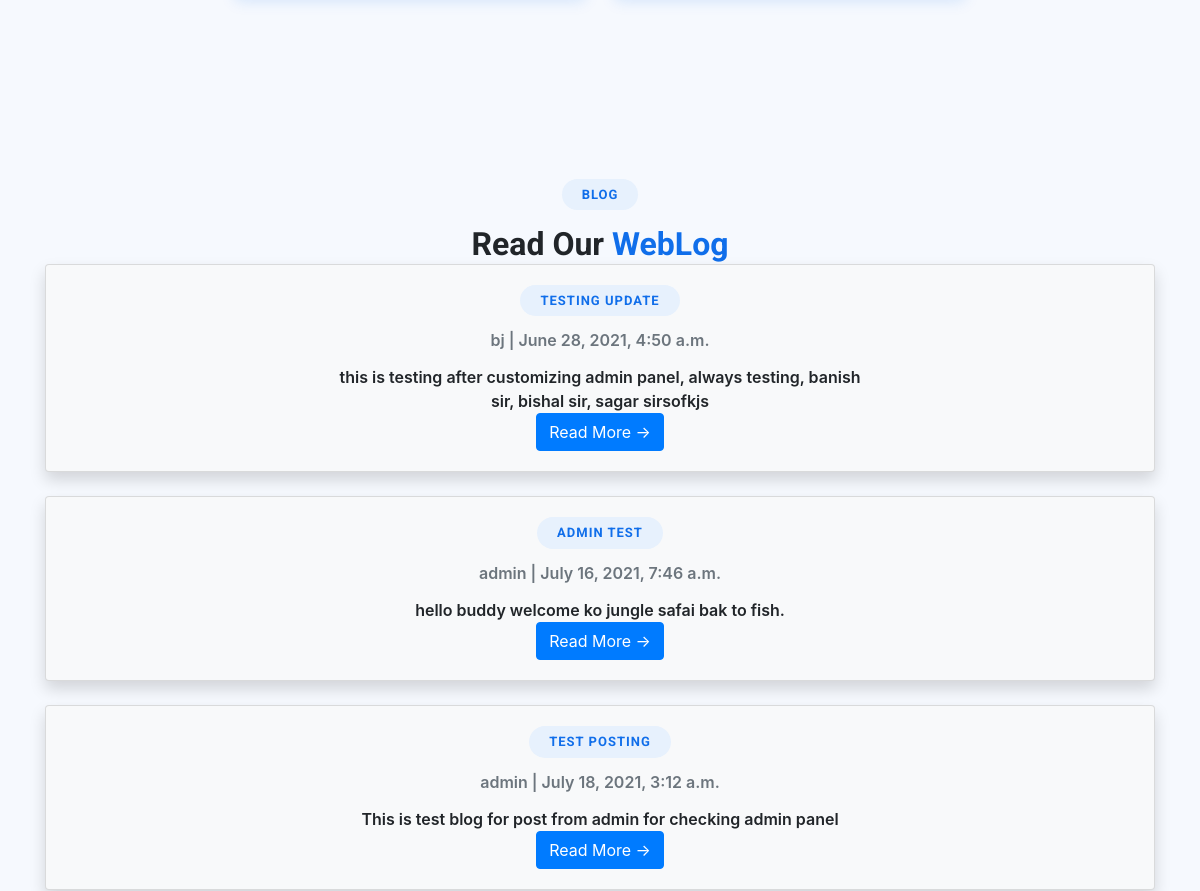
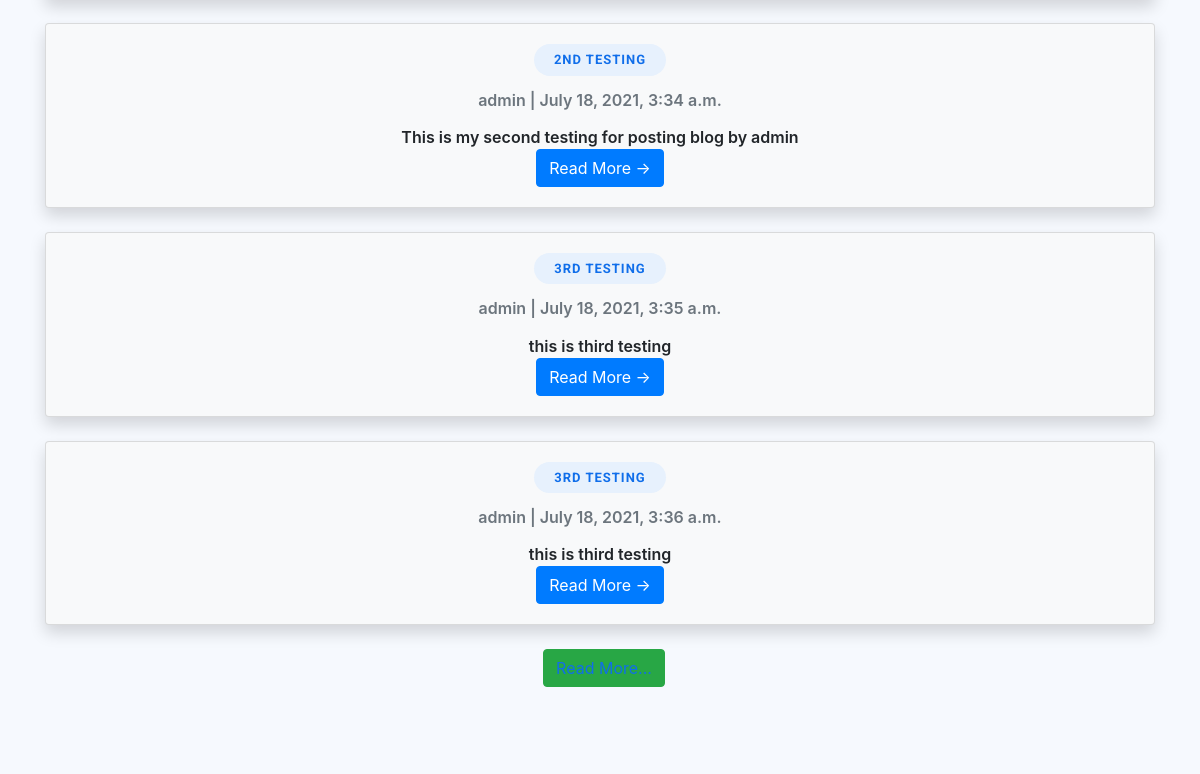
Before: / (middle part) with the older database file (2 pictures, top to bottom).
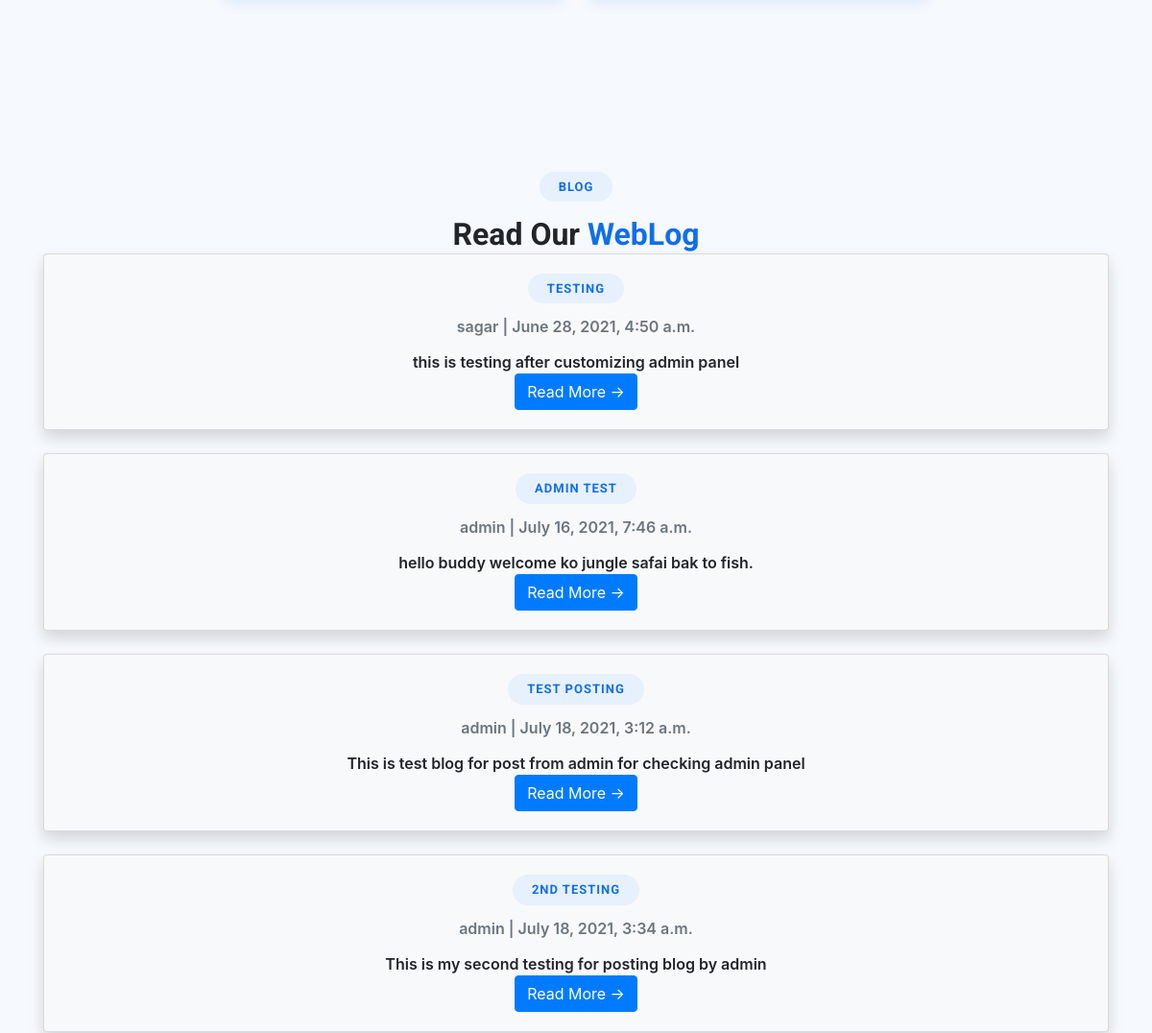
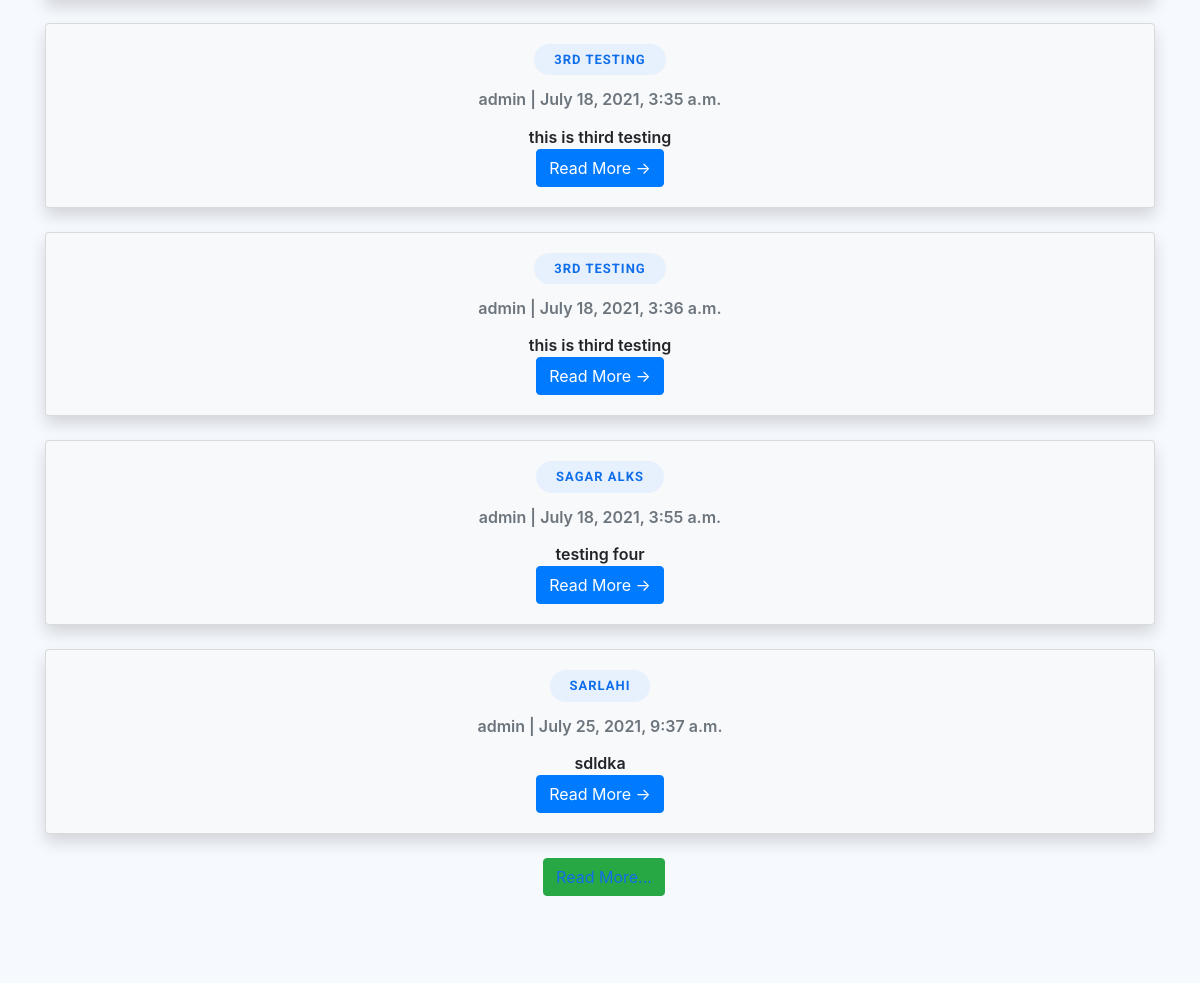
After: the same page with the newer database file (2 pictures, top to bottom).
### blog/models.py (models this page shows, shortened)
class Post(models.Model):
    title = models.CharField(max_length=255)
    author = models.ForeignKey(
        get_user_model(),
        on_delete=models.CASCADE,
        )
    body = models.TextField()
    date = models.DateTimeField(auto_now_add=True)

### home/views.py (the view, shortened to what this page needs)
# urls.py: path("", views.home, name="home")
def home(request):
    form = ContactForm()
    return render(request, "home/home.html", {
        "locations": Location.objects.all(), 'form': form, "posts": Post.objects.all()})

### locations/models.py (called while the page is built)
    def __str__(self):
        return f"{self.id}. {self.location}"

### home/templates/home/home.html (shortened to what this page needs)
{% extends "layout.html" %} {% load static %}  {% block body %} {% include 'navbar.html' %} {% load crispy_forms_tags %}
<main id="main">
    <section id="team" class="team section-bg">
        <div id="rs-team" class="rs-team fullwidth-team pt-100 pb-70 mt-3">
            <div class="container section-title" data-aos="fade-up">
                <div class="row d-flex justify-content-center ">
                    <div class="col-lg-4 col-md-6">
                    </div>
                    <div class="col-lg-4 col-md-6">
                    </div>
                </div>
            </div>
        </div>
    </section>
    <section id="blog" class="blog section-bg">
        <div class="container" data-aos="fade-up">
            <div class="section-title">
                <h2>Blog</h2>
                <h3>Read Our<span> WebLog</span></h3>
                {% for post in posts %}
                <div class="card mb-4 shadow hover bg-light">
                    <div class="card-body">
                        <h2 class="card-title">{{ post.title }}</h2>
                        <p class="card-text text-muted h6">{{ post.author }} | {{ post.date}}</p>
                        <p class="card-text">{{ post.body|safe|slice:":400" }}</p>
                        <a href="{% url 'post_detail' post.pk  %}" class="btn btn-primary">Read More &rarr;</a>
                    </div>
                </div>
                {% endfor %}
                <div><button class="btn btn-success ml-2 " type="submit"><a href="blog">Read More...</a></button></div>
            </div>
        </div>
    </section>
</main>
{% endblock %}

Changed rows visible on the page:
changed Post: title "TESTING UPDATE" → "TESTING"; author "bj" → "sagar"; body "this is testing after customizing admin panel, always testing, banish sir, bishal sir, sagar sirsofkjs" → "this is testing after customizing admin panel"
added Post: title "SAGAR ALKS", author "admin", date "July 18, 2021, 3:55 a.m.", body "testing four"
added Post: title "SARLAHI", author "admin", date "July 25, 2021, 9:37 a.m.", body "sdldka"
